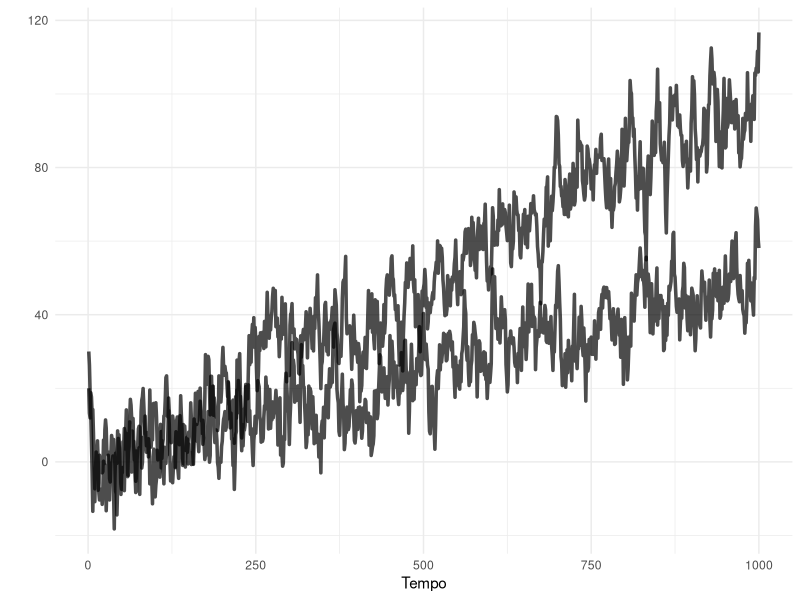
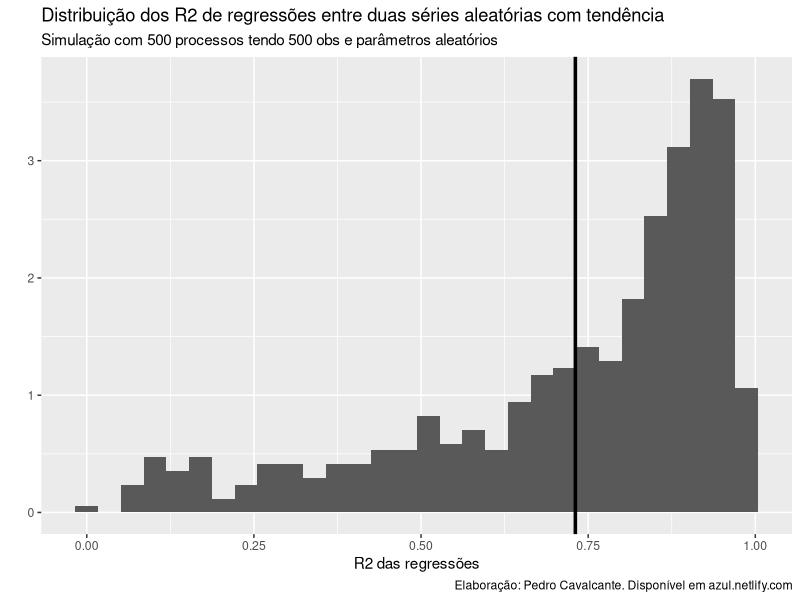

Source code (R) for these figures, in order:
## ---- chunk 1
knitr::opts_chunk$set(warning = FALSE, message = FALSE, dpi = 180)
## ---- chunk 2

library(tibble)
library(ggplot2)
library(dplyr)

n <- 1000 # tamanho da amostra

dados <- tibble(x = double(length = n),
                y = double(length = n),
                t = 1:n)

nrow(dados)
## ---- chunk 3

dados$x[1] <- 20 # condições iniciais
dados$y[1] <- 30

for(i in 2:n) {
  
  dados$x[i] <- .02*dados$t[i] + 0.8*dados$x[(i-1)] + rnorm(n = 1, sd = 5)
  dados$y[i] <- .015*dados$t[i] + 0.7*dados$y[(i-1)] + rnorm(n = 1, sd = 5)
  
}

dados %>%
  ggplot(aes(x = t)) +
  geom_line(aes(y = x), size = 1.2, alpha = .7) +
  geom_line(aes(y = y), size = 1.2, alpha = .7) +
  labs(y = "",
       x = "Tempo") +
  theme_minimal()
## ---- chunk 4

modeloRuim <- lm(y ~ x, 
                 data = dados)

summary(modeloRuim)

## ---- chunk 5
m <- 500 # número de modelos
n <- 500 # tamanho da amostra

simulacao <- tibble(R2 = double(length = m))
  
  for(i in 1:m) {
  
  dados <- tibble(x = double(length = n),
                  y = double(length = n),
                  t = 1:n)
    
    
  dados$x[1] <- 20 # condições iniciais
  dados$y[1] <- 30
  
  param1 <- runif(n = 1, 0.01, .1) 
  param2 <- runif(n = 1, 0.01, .1)
  
  param3 <- rnorm(n = 1, mean = .8, sd = .15)
  param4 <- rnorm(n = 1, mean = .7, sd = .15)
  
      for(j in 2:n) {
      
      dados$x[j] <- param1*dados$t[j] + param3*dados$x[(j-1)] + rnorm(n = 1, sd = 5)
      dados$y[j] <- param2*dados$t[j] + param4*dados$y[(j-1)] + rnorm(n = 1, sd = 5)
      
      }


  modeloRuim <- lm(y ~ x, 
                   data = dados)
  
  simulacao$R2[i] <- summary(modeloRuim)$r.squared
  
  }

simulacao %>%
  ggplot(aes(x = R2)) +
  geom_histogram(aes(y = ..density..)) +
  geom_vline(xintercept = mean(simulacao$R2), size = 1.2) + # veta vertical na média
  labs(title = "Distribuição dos R2 de regressões entre duas séries aleatórias com tendência",
       subtitle = "Simulação com 500 processos tendo 500 obs e parâmetros aleatórios",
       caption = "Elaboração: Pedro Cavalcante. Disponível em azul.netlify.com",
       x = "R2 das regressões",
       y = "")
  

